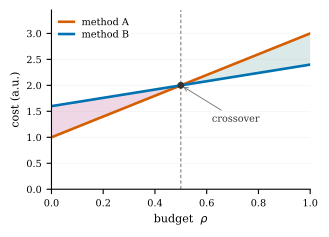

The script that saved this image:
"""curves_demo.pdf -- shows the matplotlib half of wgstyle.

Two curves in the saturated accent colors, a shaded fill-between band to
name a quantity, a turn-point marker, and an arrow annotation -- the
recurring idioms of these papers. In a real project the color/width names
come from theme.py (T.LINE_A, T.COL); here we import the palette directly.

Run:  python curves_demo.py   (needs matplotlib + numpy)
"""
import os
import sys

import numpy as np

sys.path.insert(0, os.path.join(os.path.dirname(os.path.abspath(__file__)), ".."))
import wgpalette as wg

wg.use_style()  # the shared rcParams: serif 8pt, no top/right spines, etc.
import matplotlib.pyplot as plt

x = np.linspace(0.0, 1.0, 201)
a = 1.0 + 2.0 * x          # line A
b = 1.6 + 0.8 * x          # line B
cross = (1.6 - 1.0) / (2.0 - 0.8)  # where they meet

fig, ax = plt.subplots(figsize=(wg.COL_ACM, wg.COL_ACM * 0.7))

# shade the gap to name it; green where A wins, pink where B wins
above = x >= cross
ax.fill_between(x, a, b, where=above, color=wg.TEAL, alpha=0.16, lw=0)
ax.fill_between(x, b, a, where=~above, color=wg.PINK, alpha=0.30, lw=0)

ax.plot(x, a, color=wg.VIVID, label=r"method A")
ax.plot(x, b, color=wg.AZURE, label=r"method B")

ax.axvline(cross, color="0.5", ls=(0, (3, 2)), lw=0.8, zorder=1)
ax.scatter([cross], [1.0 + 2.0 * cross], s=16, color="0.2", zorder=6)
ax.annotate("crossover", xy=(cross, 1.0 + 2.0 * cross),
            xytext=(cross + 0.12, 1.3), fontsize=7, color="0.2",
            arrowprops=dict(arrowstyle="->", color="0.5", lw=0.7))

ax.set_xlabel(r"budget  $\rho$")
ax.set_ylabel("cost (a.u.)")
ax.set_xlim(0, 1)
ax.set_ylim(0, a.max() * 1.15)
ax.legend(loc="upper left")
ax.grid(axis="y")

here = os.path.dirname(os.path.abspath(__file__))
fig.savefig(os.path.join(here, "curves_demo.pdf"), bbox_inches="tight")
fig.savefig(os.path.join(here, "curves_demo_preview.png"), dpi=200, bbox_inches="tight")
print("wrote curves_demo.pdf (+ _preview.png)")
